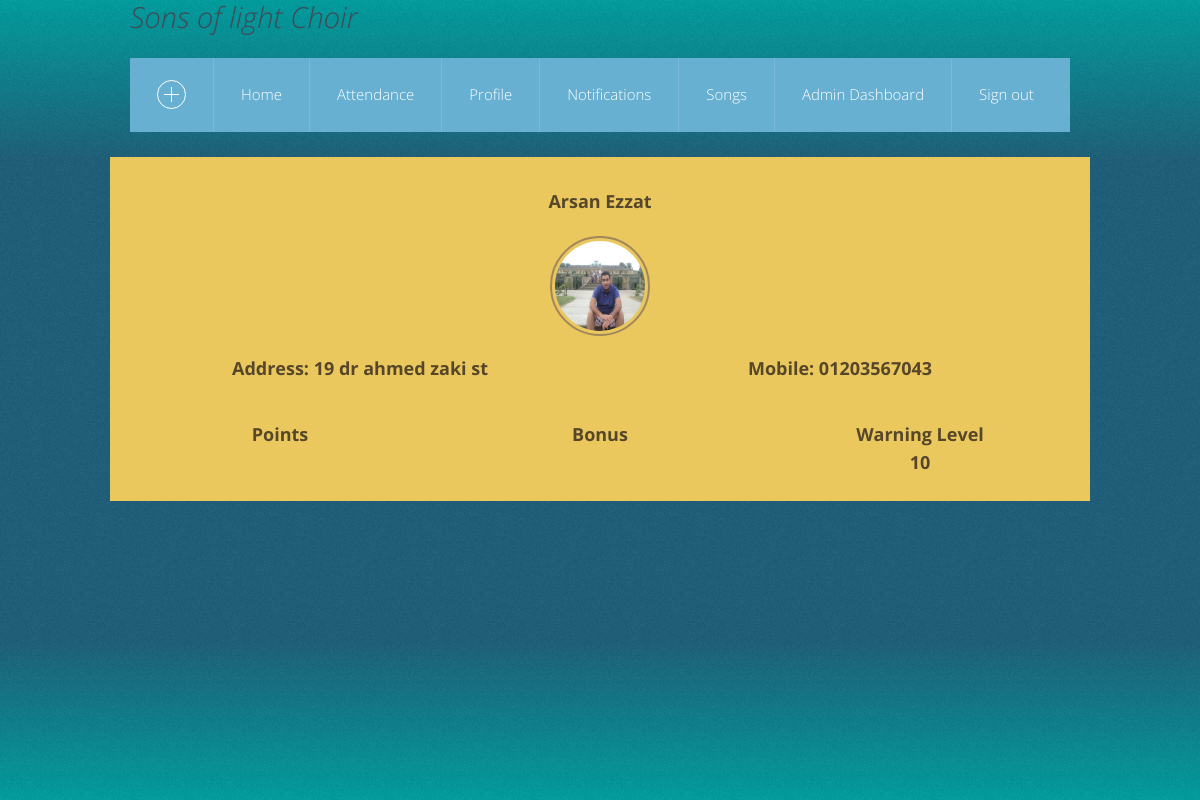
Screenshot of /viewprofile.php?userID=4 (signed in) with the database file from the repository.
### tables this page shows
CREATE TABLE IF NOT EXISTS `user` (
  `id` int(11) NOT NULL AUTO_INCREMENT,
  `name` varchar(30) NOT NULL,
  `email` varchar(50) NOT NULL,
  `password` varchar(50) NOT NULL,
  `birthday` date NOT NULL,
  `task` varchar(20) NOT NULL,
  `facebook` varchar(150) DEFAULT NULL,
  `bonus` int(11) DEFAULT NULL,
  `points` int(11) DEFAULT NULL,
  `avatar` varchar(200) NOT NULL,
  `address` varchar(200) NOT NULL,
  `isAdmin` tinyint(1) DEFAULT NULL,
  `mobile` varchar(15) NOT NULL,
  PRIMARY KEY (`id`),
  UNIQUE KEY `email` (`email`)
);

### viewprofile.php (the view, shortened to what this page needs)
<!doctype html>
<html lang="en" class="no-js">
<head>
<link href="css/bootstrap.css" media="screen" rel="stylesheet">
<link href="style.css" media="screen" rel="stylesheet">
<link href="animate.css" media="screen" rel="stylesheet">
</head>
<body>
    <div class="body_wrap">
        <div class="container">
            <?php require_once('menu.php');?>
			<?php
			$id=$_GET["userID"];
			$query="SELECT * FROM `user` WHERE `id`=$id";
			$data=mysql_query($query);
			$user=mysql_fetch_assoc($data);
			?>
		<div class="row">
			<div class="inner">
				<div class="grid-menu clearfix">
					<div class="widget-container widget-avatar boxed boxed-yellow">
						<div class="inner">
							<h5><?php echo $user['name'];?></h5>
							<div class="avatar">
								<img src="<?php echo $user['avatar'];?>" alt="" />
							</div>
							<div class="row">
								<div class="col-md-6"><h5>Address: <?php echo $user['address'];?></h5></div>
								<div class="col-md-6"><h5>Mobile: <?php echo $user['mobile'];?></h5></div>
							</div>
							<br>
							<br>
							<br>
							<div class="row">
								<div class="col-md-4"><h5>Points</h5><h5><?php echo $user["points"];?></h5></div>
								<div class="col-md-4"><h5>Bonus</h5><h5><?php echo $user["bonus"];?></h5></div>
								<div class="col-md-4"><h5>Warning Level</h5><h5>10</h5></div>
							</div>
						</div>
					</div>
				</div>
			</div>
		</div>
	</div>
</body>
</html>

### rows the page displays
user: name "Arsan Ezzat", avatar (picture), address "19 dr ahmed zaki st", mobile "01203567043"
